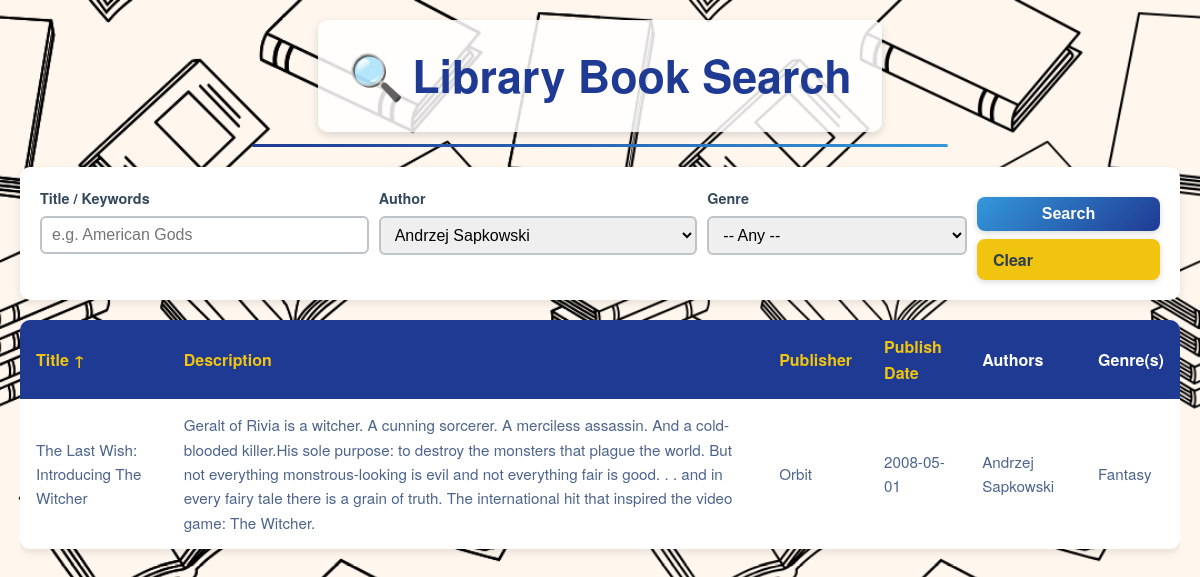
/search?author_id=1, run on the app's committed database.
### tables this page shows
CREATE TABLE Books (
    BookID INTEGER PRIMARY KEY,
    title TEXT,
    ean_isbn13 TEXT,
    upc_isbn10 TEXT,
    description TEXT,
    publisher TEXT,
    publish_date TEXT,
    page_length INTEGER
);

### app.py (the view, shortened to what this page needs)
@app.route("/search", methods=["GET"])
def search():
    title_query     = request.args.get("title", "").strip()
    author_id_str   = request.args.get("author_id", "").strip()
    category_id_str = request.args.get("category_id", "").strip()
    sort_by         = request.args.get("sort_by", "title").strip()
    sort_dir        = request.args.get("sort_dir", "asc").lower().strip()
    authors    = fetch_all_authors()
    categories = fetch_all_categories()
    where_clauses = []
    params = []
    if title_query:
        where_clauses.append("(b.title LIKE ? OR b.description LIKE ?)")
        like_pattern = f"%{title_query}%"
        params.extend([like_pattern, like_pattern])
    if author_id_str.isdigit():
        where_clauses.append("ba.AuthorID = ?")
        params.append(int(author_id_str))
    if category_id_str.isdigit():
        where_clauses.append("bc.CategoryID = ?")
        params.append(int(category_id_str))
    allowed_sort_columns = {
        "title": "b.title",
        "description": "b.description",
        "publisher": "b.publisher",
        "publish_date": "b.publish_date"
    }
    sort_column_db = allowed_sort_columns.get(sort_by, "b.title")
    sort_direction = "DESC" if sort_dir == "desc" else "ASC"
    base_query = """
        SELECT
          b.BookID,
          b.title,
          b.ean_isbn13,
          b.upc_isbn10,
          b.description,
          b.publisher,
          b.publish_date,
          GROUP_CONCAT(DISTINCT a.FullName)    AS Authors,
          GROUP_CONCAT(DISTINCT c.CategoryName) AS Categories
        FROM Books b
        LEFT JOIN BookAuthors ba ON ba.BookID = b.BookID
        LEFT JOIN Authors a     ON a.AuthorID = ba.AuthorID
        LEFT JOIN BookCategories bc ON bc.BookID = b.BookID
        LEFT JOIN Categories c      ON c.CategoryID = bc.CategoryID
    """
    if where_clauses:
        sql = (
            base_query
            + " WHERE " + " AND ".join(where_clauses)
            + " GROUP BY b.BookID "
            + f"ORDER BY {sort_column_db} {sort_direction};"
        )
    else:
        sql = base_query + f" GROUP BY b.BookID ORDER BY {sort_column_db} {sort_direction};"
    print("=== DEBUG SQL ===")
    print(sql)
    print("=== DEBUG PARAMS ===")
    print(params)
    results = []
    if title_query or author_id_str.isdigit() or category_id_str.isdigit():
        conn = get_db_connection()
        cursor = conn.cursor()
        try:
            cursor.execute(sql, params)
            results = cursor.fetchall()
            print("=== DEBUG RESULTS ROWCOUNT ===", len(results))
        finally:
            cursor.close()
            conn.close()
    return render_template(
        "search.html",
        authors=authors,
        categories=categories,
        results=results,
        form_data={
            "title": title_query,
            "author_id": author_id_str,
            "category_id": category_id_str,
            "sort_by": sort_by,
            "sort_dir": sort_dir
        }
    )

### app.py (called while the page is built)
def get_db_connection():
    base_dir = os.path.dirname(os.path.abspath(__file__))
    db_path = os.path.join(base_dir, "library.db")
    conn = sqlite3.connect(db_path)
    conn.row_factory = sqlite3.Row
    return conn

def fetch_all_authors():
    conn = get_db_connection()
    cursor = conn.cursor()
    cursor.execute("SELECT AuthorID, FullName FROM Authors ORDER BY FullName;")
    authors = cursor.fetchall()
    cursor.close()
    conn.close()
    return authors

def fetch_all_categories():
    conn = get_db_connection()
    cursor = conn.cursor()
    cursor.execute("""
        SELECT DISTINCT c.CategoryID, c.CategoryName
          FROM Categories c
          JOIN BookCategories bc ON c.CategoryID = bc.CategoryID
          JOIN Books b ON bc.BookID = b.BookID
         ORDER BY c.CategoryName;
    """)
    categories = cursor.fetchall()
    cursor.close()
    conn.close()
    return categories

### templates/search.html (shortened to what this page needs)
{% extends "layout.html" %}
{% block content %}
  <form class="search-form" method="get" action="{{ url_for('search') }}">
    <div>
      <label for="title">Title / Keywords</label>
      <input
        type="text"
        name="title"
        id="title"
        value="{{ form_data.title }}"
        placeholder="e.g. American Gods"
      />
    </div>
    <div>
      <label for="author_id">Author</label>
      <select name="author_id" id="author_id">
        {% for auth in authors %}
          {% set selected = "selected" if form_data.author_id == auth[0]|string else "" %}
          <option value="{{ auth[0] }}" {{ selected }}>{{ auth[1] }}</option>
        {% endfor %}
      </select>
    </div>
    <div>
      <label for="category_id">Genre</label>
      <select name="category_id" id="category_id">
        <option value="">-- Any --</option>
      </select>
    </div>
    <div class="search-actions">
      <button type="submit">Search</button>
      <a href="{{ url_for('search') }}">Clear</a>
    </div>
  </form>
  {% if results %}
    <div class="results-wrapper">
      <table>
        <thead>
          <tr>
            {% set toggle_dir = "asc" if form_data.sort_dir == "desc" else "desc" %}
            <th>
              <a
                href="{{ url_for('search',
                                title=form_data.title,
                                author_id=form_data.author_id,
                                category_id=form_data.category_id,
                                sort_by='title',
                                sort_dir=( 'asc' if form_data.sort_by != 'title' or form_data.sort_dir=='desc' else 'desc' ) ) }}">
                Title
                {% if form_data.sort_by == 'title' %}
                  {{ '↑' if form_data.sort_dir=='asc' else '↓' }}
                {% endif %}
              </a>
            </th>
            <th>
              <a
                href="{{ url_for('search',
                                title=form_data.title,
                                author_id=form_data.author_id,
                                category_id=form_data.category_id,
                                sort_by='description',
                                sort_dir=( 'asc' if form_data.sort_by != 'description' or form_data.sort_dir=='desc' else 'desc' ) ) }}">
                Description
              </a>
            </th>
            <th>
              <a
                href="{{ url_for('search',
                                title=form_data.title,
                                author_id=form_data.author_id,
                                category_id=form_data.category_id,
                                sort_by='publisher',
                                sort_dir=( 'asc' if form_data.sort_by != 'publisher' or form_data.sort_dir=='desc' else 'desc' ) ) }}">
                Publisher
              </a>
            </th>
            <th>
              <a
                href="{{ url_for('search',
                                title=form_data.title,
                                author_id=form_data.author_id,
                                category_id=form_data.category_id,
                                sort_by='publish_date',
                                sort_dir=( 'asc' if form_data.sort_by != 'publish_date' or form_data.sort_dir=='desc' else 'desc' ) ) }}">
                Publish Date
              </a>
            </th>
            <th>Authors</th>
            <th>Genre(s)</th>
          </tr>
        </thead>
        <tbody>
          {% for row in results %}
            <tr>
              <td data-label="Title">{{ row["title"] }}</td>
              <td data-label="Description">{{ row["description"] or "" }}</td>
              <td data-label="Publisher">{{ row["publisher"] or "" }}</td>
              <td data-label="Publish Date">{{ row["publish_date"] or "" }}</td>
              <td data-label="Authors">{{ row["Authors"] or "" }}</td>
              <td data-label="Genre(s)">{{ row["Categories"] or "" }}</td>
            </tr>
          {% endfor %}
        </tbody>
      </table>
    </div>
  {% elif form_data.title or form_data.author_id or form_data.category_id %}
    <p class="no-results">No books matched your criteria.</p>
  {% endif %}
{% endblock %}

### templates/layout.html (shortened to what this page needs)
<!doctype html>
<html lang="en">
  <head>
  </head>
  <body>
    <div class="container">
      <header>
        <h1><span>🔍</span>Library Book Search</h1>
        <hr />
      </header>
      <section>
        {% block content %}{% endblock %}
      </section>
    </div>
  </body>
</html>

### data on the page
Books: title "The Last Wish: Introducing The Witcher", description "Geralt of Rivia is a witcher. A cunning sorcerer. A merciless assassin. And a cold-blooded killer.His sole purpose: to destroy the monsters that plague the world. But not everything monstrous-looking is evil and not everything fair is good. . . and in every fairy tale there is a grain of truth. The international hit that inspired the video game: The Witcher.", publisher "Orbit", publish_date "2008-05-01", row "Andrzej Sapkowski", row "Fantasy"

### other printed values
{{ '↑' if form_data.sort_dir=='asc' else '↓' }} "↑"
form field author_id "Andrzej Sapkowski"
